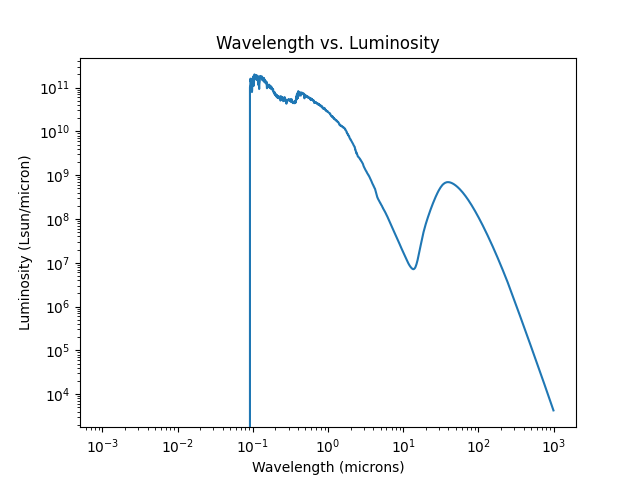

Write the Python code that produced this figure.
import matplotlib.pyplot as plt
from astropy import units as u
import numpy as np
import astropy as ast

data = open("sed.txt","r")
lines = data.readlines()

#gets rid of the first 3 lines
for i in range(0,3):
    lines.pop(0)
    
wavelength = np.asarray([float(x.split(",")[0]) for x in lines]) * u.micron
luminosity = np.asarray([float(x.split(",")[1]) for x in lines]) * u.Lsun/u.micron

domain = []
graph_range = []

#restricts data to the values we care about for the integral
for line in lines:
    if float(line.split(",")[0]) >= 10 and float(line.split(",")[0]) <= 1000:
             domain.append(float(line.split(",")[0]))
             graph_range.append(float(line.split(",")[1]))
                
domain = np.flip(domain)
graph_range = np.flip(graph_range)
             
integral = np.trapz(graph_range,domain) * u.erg/u.second
print(integral)

fig, figure = plt.subplots()
figure.plot(wavelength.value,luminosity.value)
figure.set_xscale('log')
figure.set_yscale('log')
figure.set_xlabel("Wavelength (microns)")
figure.set_ylabel("Luminosity (Lsun/micron)")
figure.set_title("Wavelength vs. Luminosity")

plt.savefig('cai_brian_hw7.png')